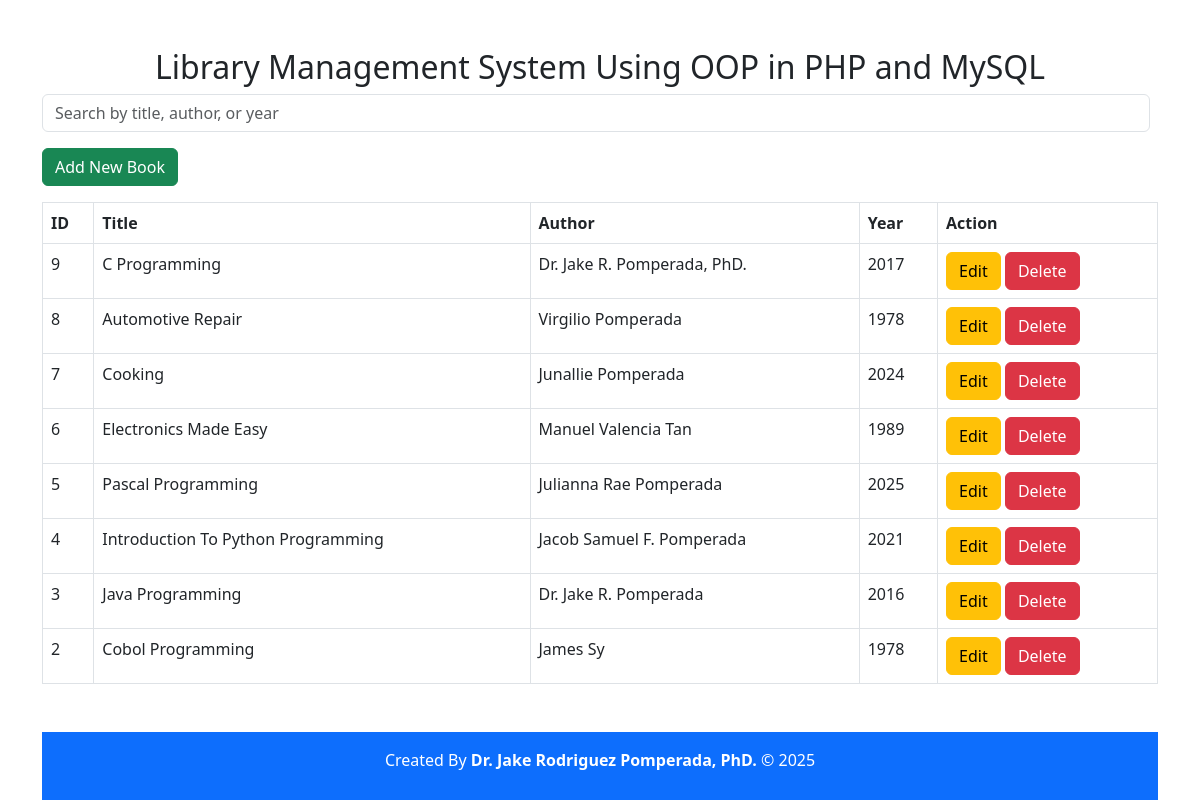
The page / on the database its author committed.
### tables this page shows
CREATE TABLE `books` (
  `id` int(11) NOT NULL,
  `title` varchar(255) NOT NULL,
  `author` varchar(255) NOT NULL,
  `published_year` int(11) NOT NULL
);

### database.php (called while the page is built, shortened)
<?php
class Database
{
    private $host = "localhost";
    private $dbname = "library_db";
    private $username = "root";
    private $password = "";
    public function __construct()
    {
        try {
            $this->conn = new PDO("mysql:host=$this->host;dbname=$this->dbname",
                $this->username, $this->password);
        } catch (PDOException $e) {
            die("Connection failed: " . $e->getMessage());
        }
    }
}

### book.php (called while the page is built, shortened)
<?php
require_once "Database.php";
class Book
{
    private $db;
    public function __construct()
    {
        $this->db = new Database();
    }
    public function getBooks()
    {
        $stmt = $this->db->conn->prepare("SELECT * FROM books ORDER BY id DESC");
        $stmt->execute();
        return $stmt->fetchAll(PDO::FETCH_ASSOC);
    }
}

### index.php (the view, shortened to what this page needs)
<!DOCTYPE html>
<html lang="en">
<head>
    <link rel="stylesheet" href="https://cdn.jsdelivr.net/npm/bootstrap@5.3.0/dist/css/bootstrap.min.css">
</head>
<body class="container mt-5">
<h2 class="text-center">Library Management System Using OOP in PHP and MySQL</h2>
<form class="mb-3 d-flex">
    <input type="text" id="searchInput" class="form-control me-2" placeholder="Search by title, author, or year">
</form>
<a href="add.php" class="btn btn-success mb-3">Add New Book</a>
<table class="table table-bordered">
    <thead>
    <tr>
        <th>ID</th>
        <th>Title</th>
        <th>Author</th>
        <th>Year</th>
        <th>Action</th>
    </tr>
    </thead>
    <tbody id="bookTable">
    <?php
    require_once "Book.php";
    $book = new Book();
    $books = $book->getBooks();
    if (empty($books)): ?>
        <tr>
            <td colspan="5" class="text-center">No books found</td>
        </tr>
    <?php else:
        foreach ($books as $b): ?>
            <tr>
                <td><?= $b['id']; ?></td>
                <td><?= htmlspecialchars($b['title']); ?></td>
                <td><?= htmlspecialchars($b['author']); ?></td>
                <td><?= $b['published_year']; ?></td>
                <td>
                    <a href="edit.php?id=<?= $b['id']; ?>" class="btn btn-warning">Edit</a>
                    <button class="btn btn-danger delete-btn"
                            data-id="<?= $b['id']; ?>"
                            data-title="<?= htmlspecialchars($b['title']); ?>"
                            data-bs-toggle="modal"
                            data-bs-target="#deleteModal">Delete</button>
                </td>
            </tr>
        <?php endforeach;
    endif; ?>
    </tbody>
</table>
<footer class="text-center p-3 bg-primary text-white mt-5">
    <p>Created By <strong>Dr. Jake Rodriguez Pomperada, PhD.</strong> &copy; 2025</p>
</footer>
</body>
</html>

### rows shown on the page
books: id "9", title "C Programming", author "Dr. Jake R. Pomperada, PhD.", published_year "2017"
books: id "8", title "Automotive Repair", author "Virgilio Pomperada", published_year "1978"
books: id "7", title "Cooking", author "Junallie Pomperada", published_year "2024"
books: id "6", title "Electronics Made Easy", author "Manuel Valencia Tan", published_year "1989"
books: id "5", title "Pascal Programming", author "Julianna Rae Pomperada", published_year "2025"
books: id "4", title "Introduction To Python Programming", author "Jacob Samuel F. Pomperada", published_year "2021"
books: id "3", title "Java Programming", author "Dr. Jake R. Pomperada", published_year "2016"
books: id "2", title "Cobol Programming", author "James Sy", published_year "1978"
